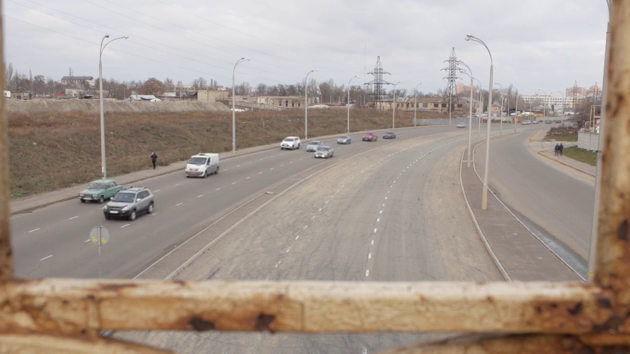
#> input picture frame 57 of video.mp4, 630 x 354 px
$ python video.py
#> lines starting #> are read from the running program, lines starting #| are printed output that depends on the picture; after the words box and inside, x2 and y2 are one past the last pixel; in counts of white or black regions, pixels touching at a corner belong together
import cv2
import numpy as np
import time

#importando o vídeo
cap = cv2.VideoCapture('video.mp4')


if (cap.isOpened()== False):
  print("Error opening video stream or file")

#classifier dos carros
car_cascade = cv2.CascadeClassifier('cars.xml')

while(cap.isOpened()):

    #ret - frame disponivel/frames - proximo frame (array)
    ret, frames = cap.read()
#> frames is the input picture: shape (354, 630, 3); mean B, G, R 144.1, 153.6, 166.6

    # convert to gray scale of each frames
    gray = cv2.cvtColor(frames, cv2.COLOR_BGR2GRAY)
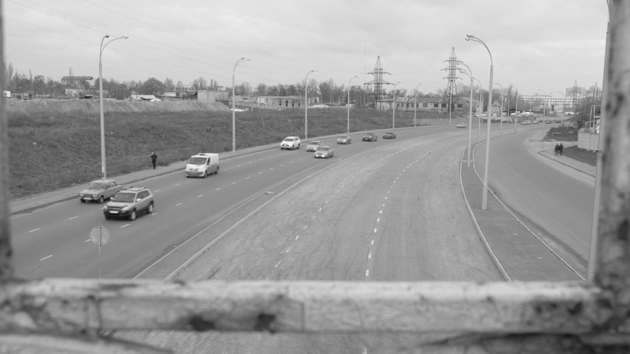
#> gray: shape (354, 630); min 13, max 253, mean 156.3

    # Detects cars of different sizes in the input image
    cars = car_cascade.detectMultiScale(gray, 1.1, 1)
#> cars = [[354, 126, 24, 24], [376, 122, 26, 26], [330, 128, 24, 24], [356, 122, 28, 28], [68, 294, 26, 26], [68, 173, 45, 45], [270, 127, 35, 35], [167, 135, 64, 64], [87, 162, 81, 81], [52, 141, 122, 122]]

    # To draw a rectangle in each cars
    for (x,y,w,h) in cars:
        cv2.rectangle(frames,(x,y),(x+w,y+h),(0,0,255),2)
#> this loop made 10 passes
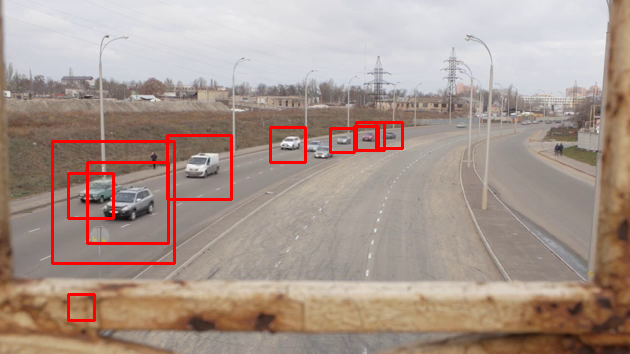
#> frames: shape (354, 630, 3); 2.37% of pixels changed, all inside (x1, y1, x2, y2) = (51, 121, 404, 322)

   # Display frames in a window
    cv2.imshow('video2', frames)

    # Wait for Esc key to stop
    if cv2.waitKey(33) == 27:
#> (key Esc is pressed here)
        break


cv2.destroyAllWindows()

$ run again, starting later in the video
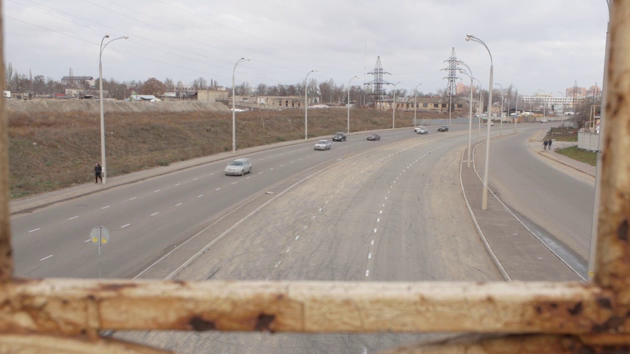
#> input picture frame 257 of video.mp4, 630 x 354 px
#> frames is the input picture: shape (354, 630, 3); mean B, G, R 143.8, 153.3, 166.5
#> `gray = cv2.cvtColor(frames, cv2.COLOR_BGR2GRAY)`:
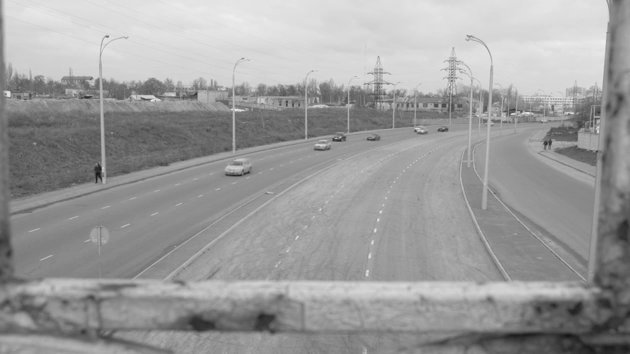
#> gray: shape (354, 630); min 21, max 239, mean 156.1
#> cars = [[410, 118, 24, 24], [360, 121, 28, 28], [327, 123, 26, 26], [304, 128, 34, 34], [208, 140, 55, 55]]
#> the loop `for (x,y,w,h) in cars:` made 5 passes
#> after the loop `for (x,y,w,h) in cars:`:
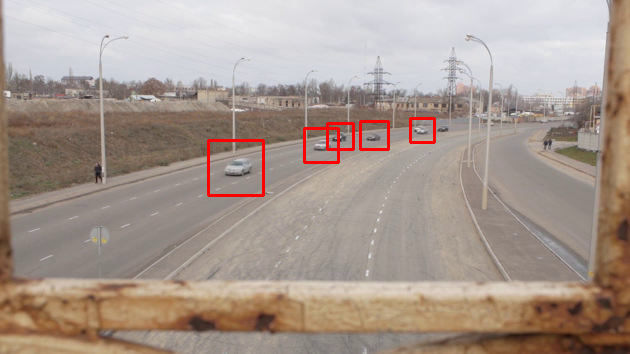
#> frames: shape (354, 630, 3); 0.88% of pixels changed, all inside (x1, y1, x2, y2) = (207, 117, 436, 197)

$ run again, starting later in the video
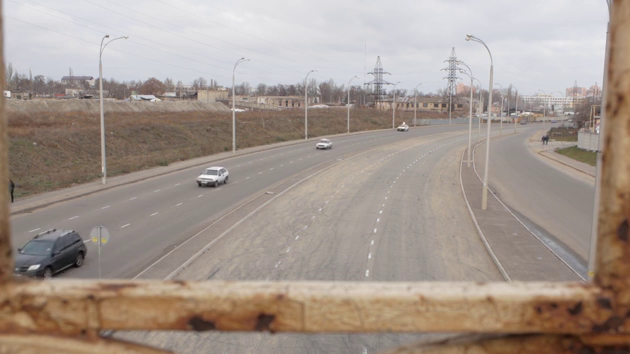
#> input picture frame 457 of video.mp4, 630 x 354 px
#> frames is the input picture: shape (354, 630, 3); mean B, G, R 142.2, 150.9, 163.9
#> `gray = cv2.cvtColor(frames, cv2.COLOR_BGR2GRAY)`:
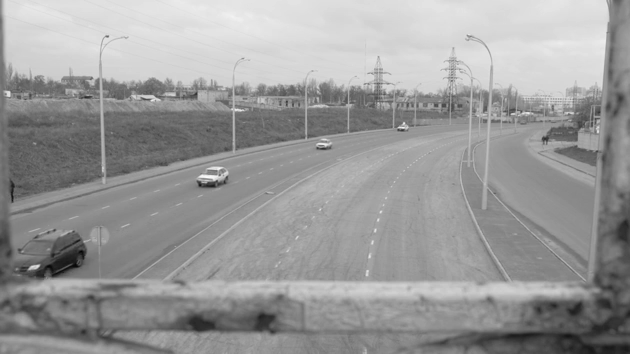
#> gray: shape (354, 630); min 2, max 250, mean 153.7
#> cars = [[392, 117, 22, 22], [307, 130, 30, 30], [192, 167, 28, 28], [180, 154, 51, 51], [528, 95, 66, 66], [161, 133, 84, 84]]
#> the loop `for (x,y,w,h) in cars:` made 6 passes
#> after the loop `for (x,y,w,h) in cars:`:
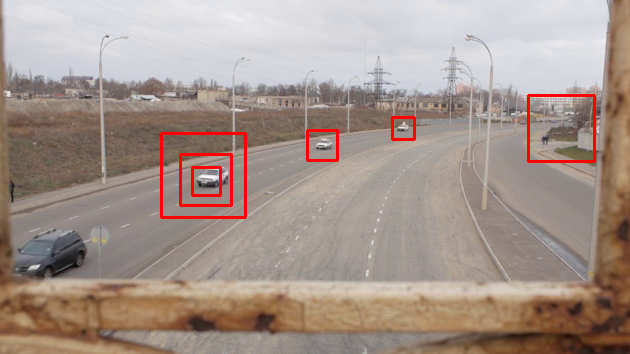
#> frames: shape (354, 630, 3); 1.5% of pixels changed, all inside (x1, y1, x2, y2) = (160, 94, 596, 219)
